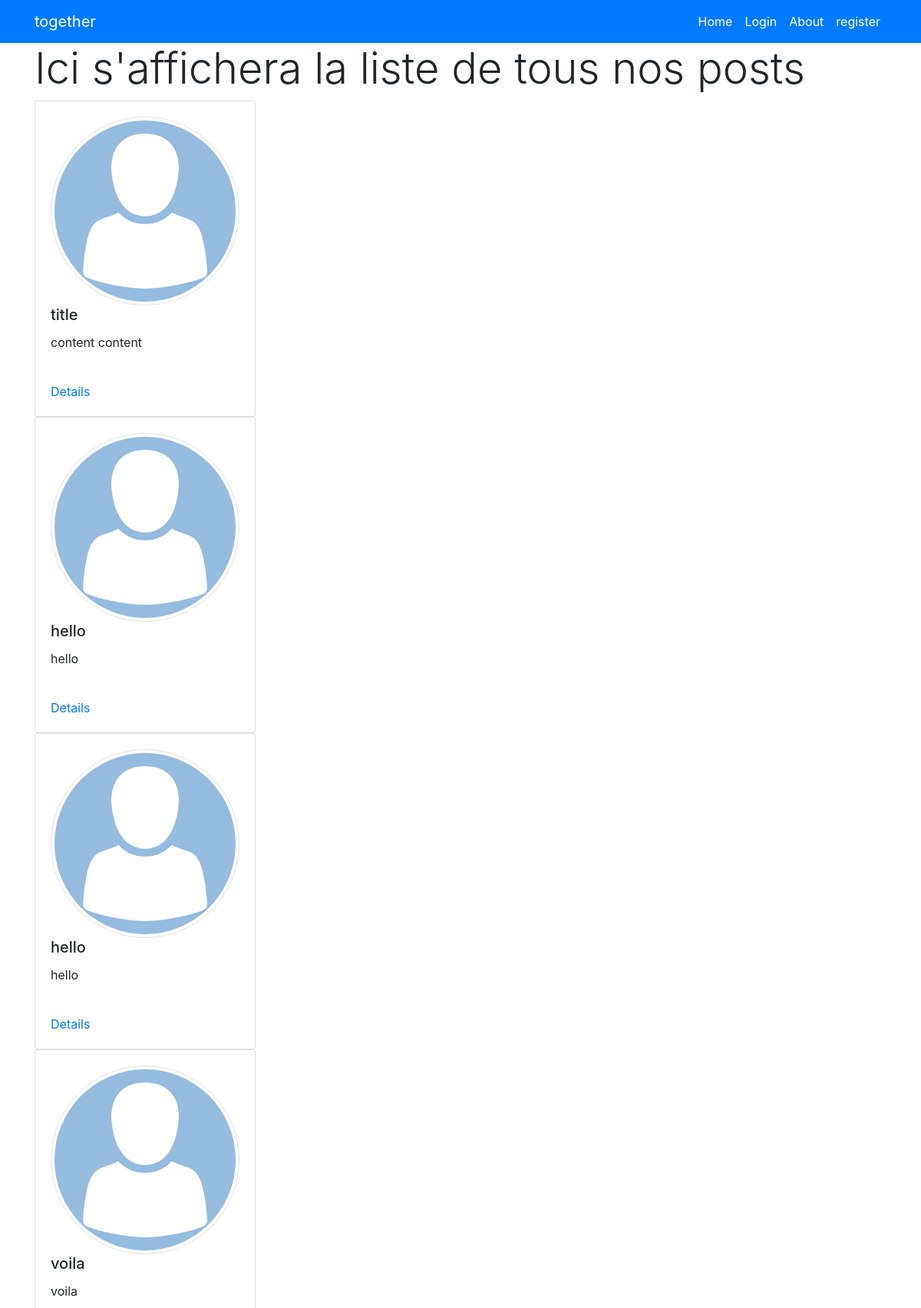
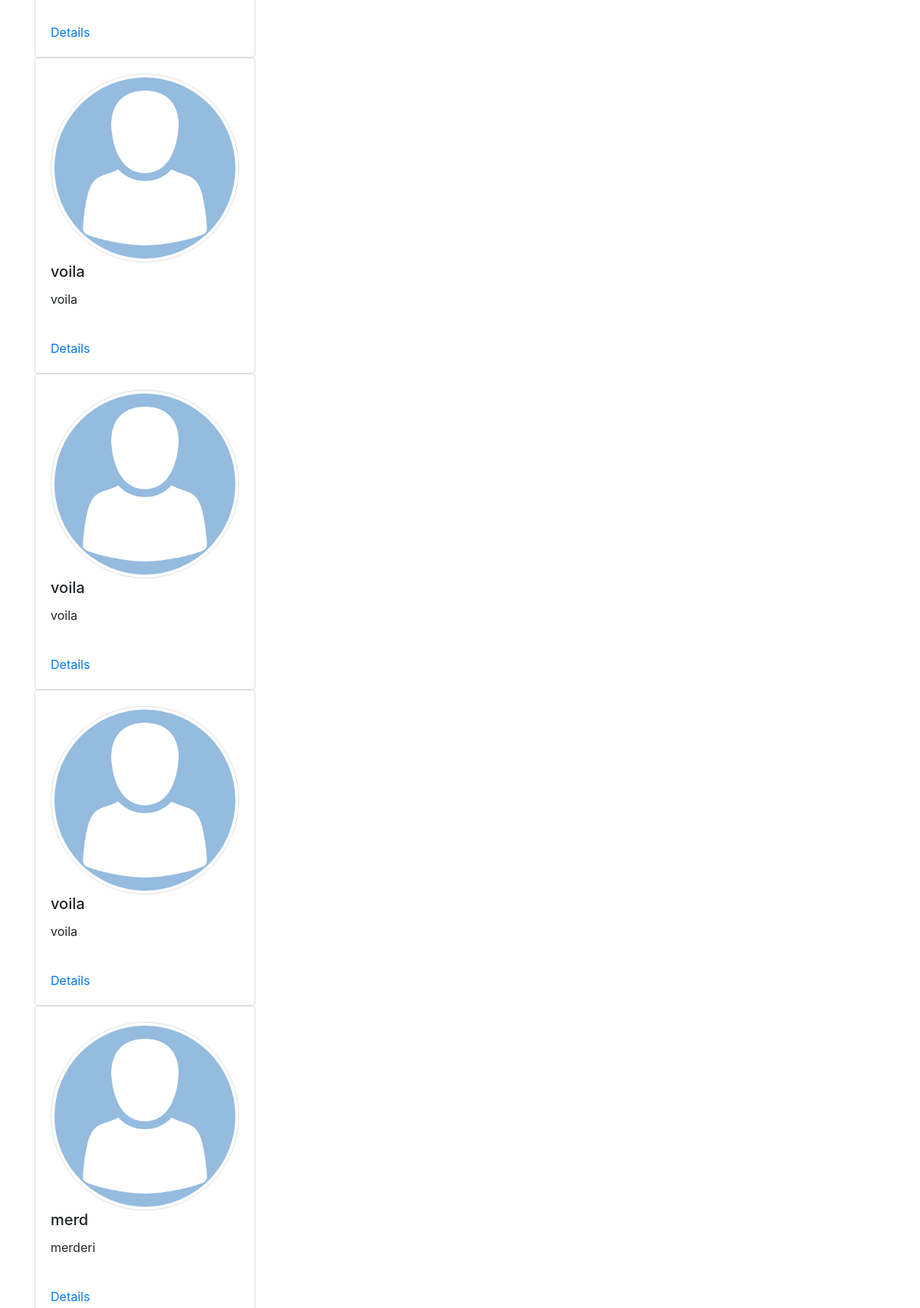
The page / (upper part) on the database its author committed (2 pictures, top to bottom).
### accounts/models.py (models this page shows, shortened)
class Profile(models.Model):
    user = models.OneToOneField(User,on_delete = models.CASCADE)
    image = models.ImageField(upload_to='media/',default='default.png')

### post/models.py (models this page shows, shortened)
class Post(models.Model):
    title = models.CharField(max_length = 30)
    content = models.TextField()
    creat_at = models.DateTimeField(auto_now=False,auto_now_add=True)

### post/views.py (the view)
# urls.py: path('', index, name = 'index'),
def index(request):
    posts = Post.objects.all()
    profile = Profile.objects.all()
    context = {
        'posts' : posts,
        'profile':profile
    }
    return render(request, 'post/index.html', context)

### post/templates/post/index.html (shortened to what this page needs)
{% extends "base.html" %}
{% load static %}
{% block content %}
<div class="container">
    <h4 class="display-4">Ici s'affichera la liste de tous nos posts</h4>
    {% for post in posts %}
    <div class="row">
        <div class="col-md-4">
            <div class="card" style="width: 18rem;">
                {% for profile in profile %}
                <div class="card-body">
                    <img src="{{profile.image.url}}" alt="..." class="img-thumbnail rounded-circle">
                    <h5 class="card-title">{{ post.title }}</h5>
                    <p class="card-text">{{ post.content|truncatewords:10}}</p>
                </div>
                <div class="card-body">
                    <a href="{% url 'post:post_detail' pk=post.pk %}" class="card-link"> Details</a>
                </div>
                {% endfor %}
            </div>
        </div>
    </div>
    {% endfor %}
</div>
{% endblock content %}

### templates/base.html (shortened to what this page needs)
<!DOCTYPE html>
<html lang="en">
<head>
    {% include "base/css.html" %}
</head>
<body>
    {% include "base/navbar.html"%} {% block content %} {% endblock content%} {% include "base/js.html" %}
</body>
</html>

### templates/base/css.html
{% load static %}
<link rel="stylesheet" href="{% static 'css/bootstrap.min.css' %}">
<link rel="stylesheet" href="{% static 'css/style.css' %}">

### templates/base/navbar.html (shortened to what this page needs)
<nav class="navbar navbar-expand-sm bg-primary navbar-dark">
    <div class="container">
        <a class="navbar-brand" href="{% url 'post:index' %}">together</a>
        <div class="collapse navbar-collapse" id="navbarText">
            <ul class="navbar-nav ml-auto">
                <li class="nav-item active">
                    <a class="nav-link" href="{% url 'post:index' %}">Home <span class="sr-only">(current)</span></a>
                </li>
                {% if request.user.is_anonymous %}
                <li class="nav-item">
                    <a class="nav-link active" href="{% url 'accounts:login' %}">Login</a>
                </li>
               {% endif %}
                <li class="nav-item">
                    <a class="nav-link active" href="#">About</a>
                </li>
                <li class="nav-item">
                    <a class="nav-link active" href="{% url 'accounts:register' %}">register</a>
                </li>
            </ul>
        </div>
    </div>
</nav>

### templates/base/js.html (shortened to what this page needs)
{% load static %}

### rows shown on the page
Post: title "title", content "content content"
Profile: image (placeholder picture)
Post: title "hello", content "hello"
Post: title "hello", content "hello"
Post: title "voila", content "voila"
Post: title "voila", content "voila"
Post: title "voila", content "voila"
Post: title "voila", content "voila"
Post: title "merd", content "merderi"
